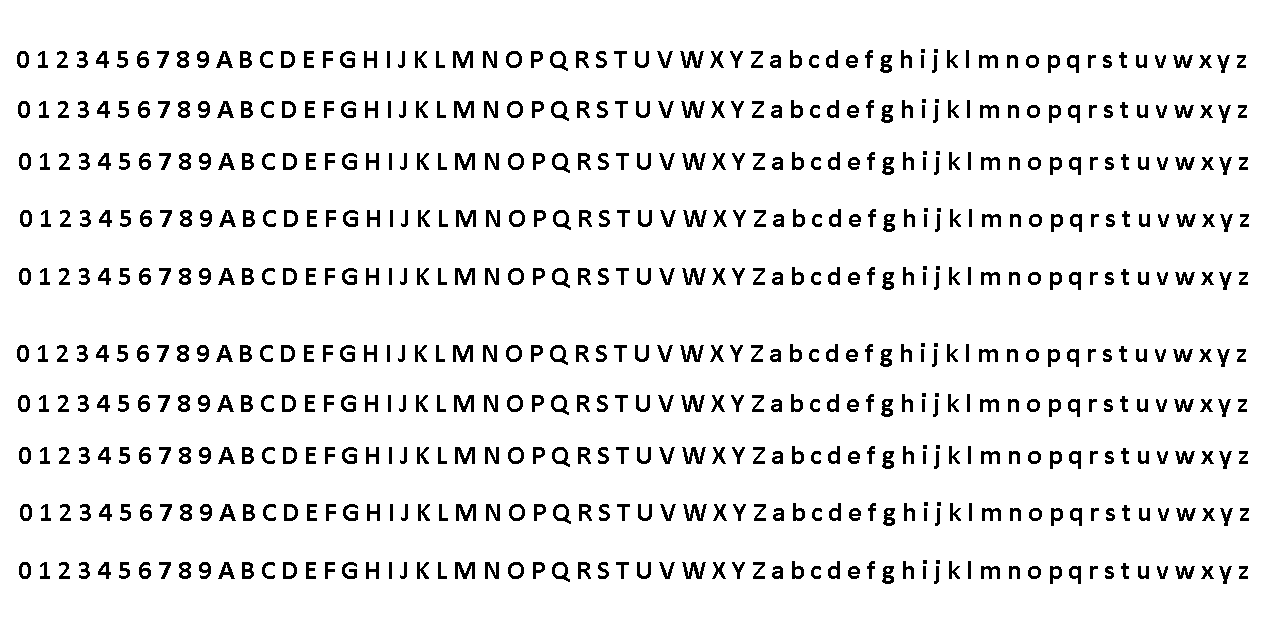
%> input picture Code/Identity/Machine_train.png, 1269 x 623 px
$ octave Main.m   (GNU Octave 9; MATLAB toolbox functions it lacks are replaced by stand-ins)
%> lines starting %> are read from the running program, lines starting %| are printed output that depends on the picture; in (x1, y1, x2, y2) boxes, pixels count from 0 and x2, y2 are one past the last pixel; in counts of white or black regions, pixels touching at a corner belong together; the program's own positions count from 1
%> further down, I is the input picture: size 623x1269x3 uint8; 91.7% white; 640 black regions (20 under 20 px), largest, box (x1, y1, x2, y2) and area: (453, 51, 473, 68) 204, (454, 101, 474, 118) 204, (455, 153, 475, 170) 204
### Code/Identity/edu_imgpreprocess.m
function [img ,num, space]= edu_imgpreprocess(I)

Igray = rgb2gray(I);

Ibw = im2bw(Igray,graythresh(Igray));

Iedge = edge(uint8(Ibw));
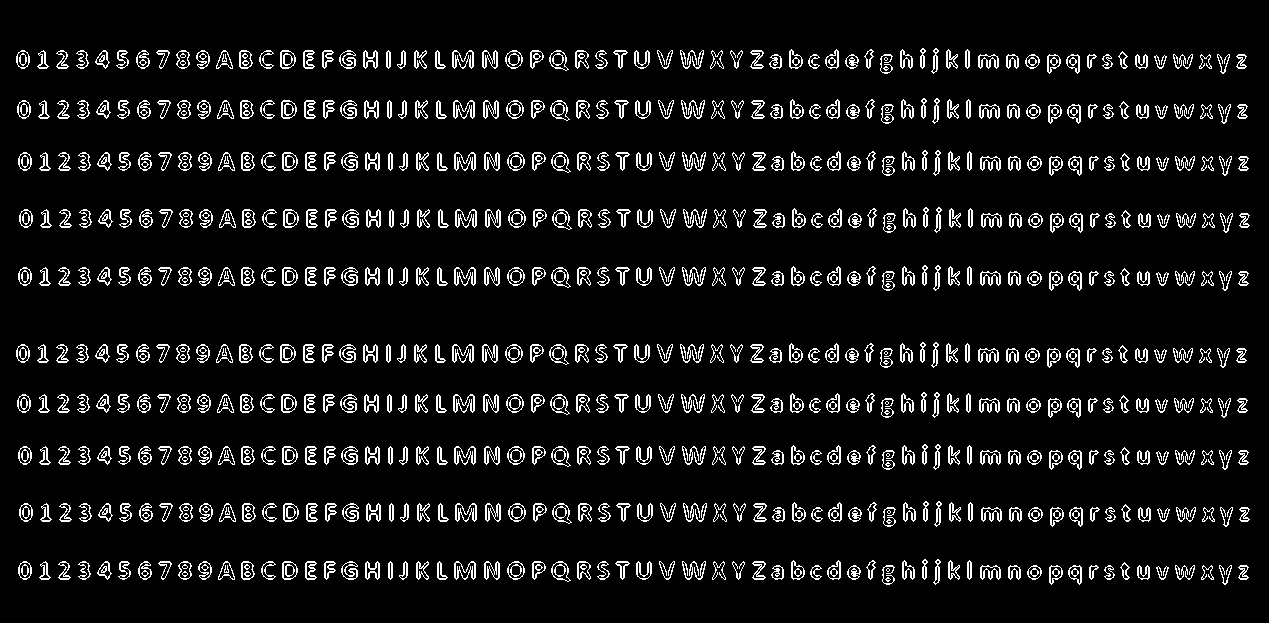
%> Iedge: size 623x1269 logical; 7.8% white in thin lines or dots, all inside (x1, y1, x2, y2) = (16, 48, 1250, 585)

se = strel('square',3);

Iedge2 = imdilate(Iedge, se);
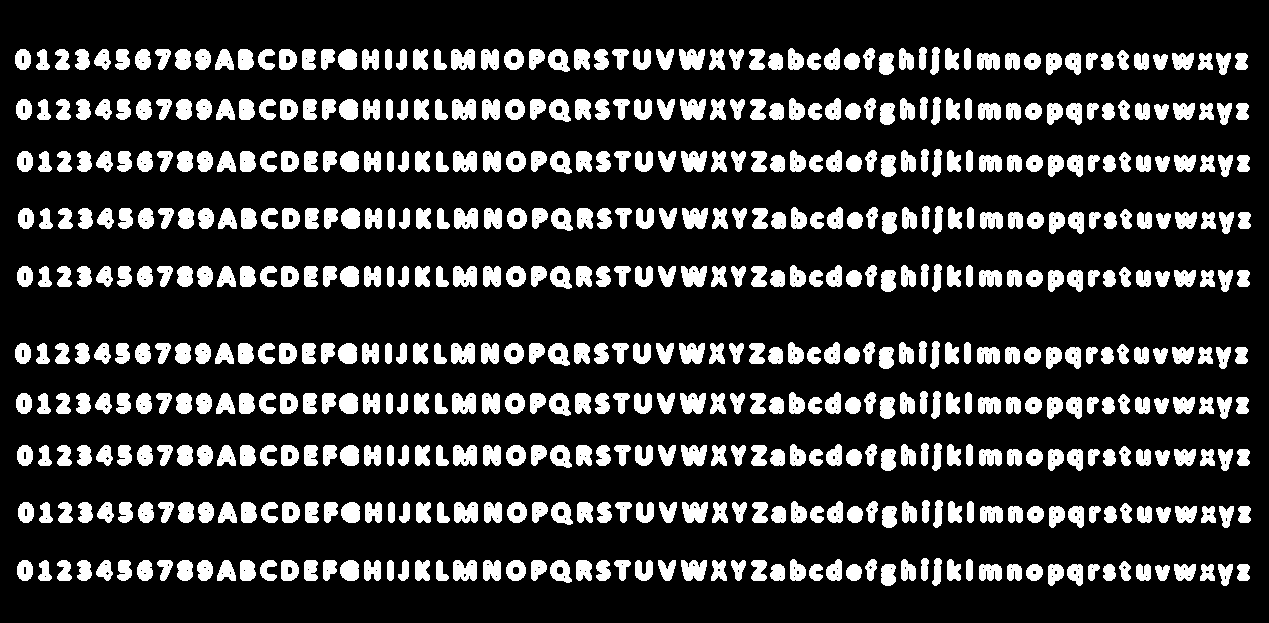
%> Iedge2: size 623x1269 logical; 18.9% white; 620 white regions, largest, box (x1, y1, x2, y2) and area: (679, 49, 705, 70) 425, (680, 99, 706, 120) 425, (681, 151, 707, 172) 425

Ifill = imfill(Iedge2,'holes');
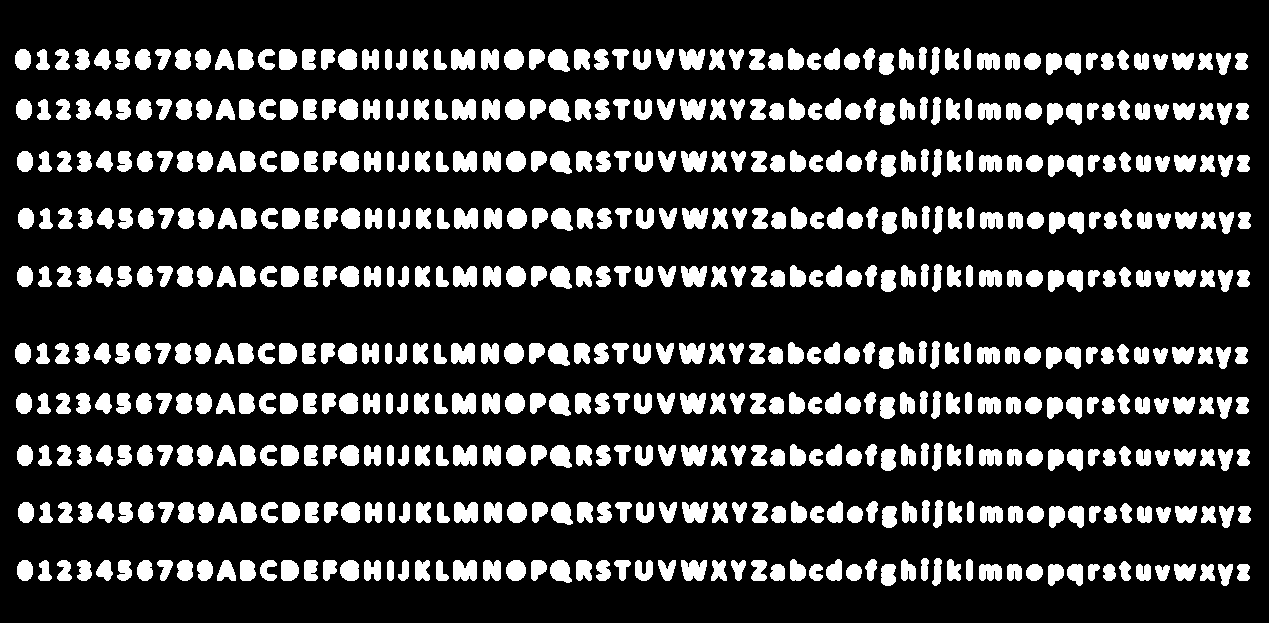
%> Ifill: size 623x1269 logical; 19.2% white; 620 white regions

[Ilabel num] = bwlabel(Ifill);
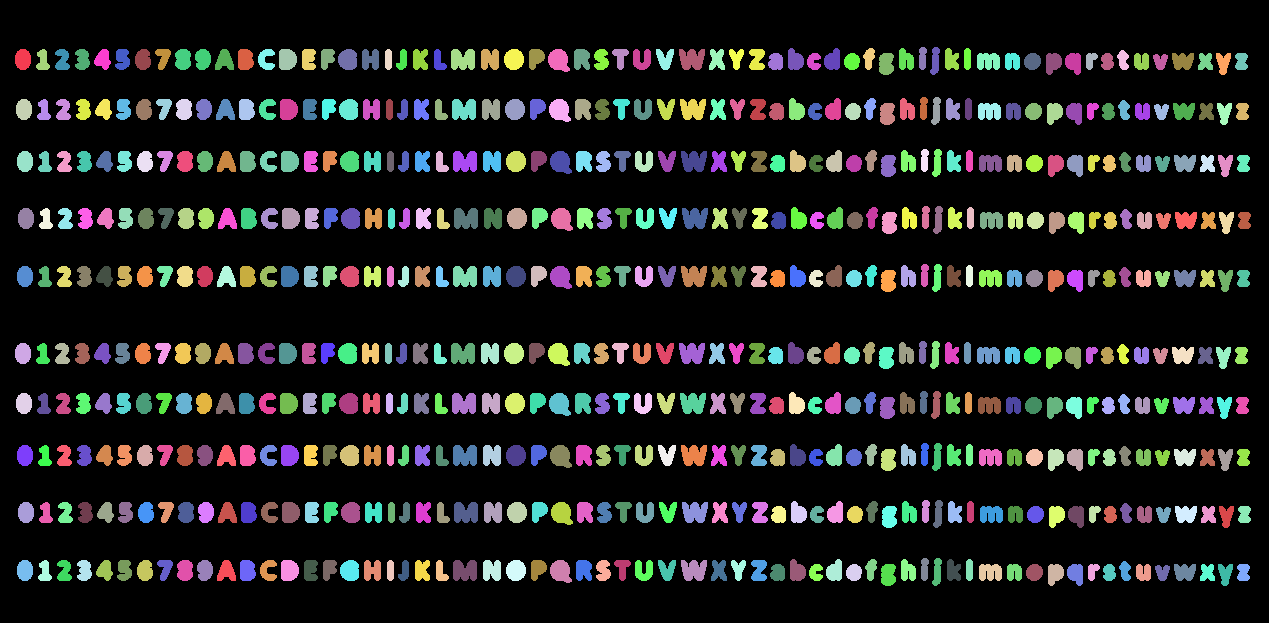
%> Ilabel: size 623x1269 double; 621 distinct labels, from 0 to 620; one colour per label, 0 black
%> num = 620

Iprops = regionprops(Ilabel);
%> Iprops = 620 regions; largest, box (x1, y1, x2, y2), Area and Centroid: (451, 49, 475, 70) 432 [463.5 60.3], (451, 343, 475, 364) 432 [463.5 354.3], (452, 99, 476, 120) 432 [464.5 110.3], (452, 393, 476, 414) 432 [464.5 404.3], (453, 151, 477, 172) 432 [465.5 162.3]

Ibox = [Iprops.BoundingBox];
%> Ibox = 2480 values, max 1238.5 at index 2473, min 7 at index 723, mean 244.2
Ibox = reshape(Ibox,[4 num]);
%> Ibox = 620 columns, first 8: [15.5 15.5 16.5 16.5 17.5 17.5 17.5 17.5; 49.5 343.5 99.5 393.5 151.5 266.5 445.5 560.5; 16 16 16 16 16 16 16 16; 21 21 21 21 21 21 21 21]

Ic = [Iprops.Centroid];
%> Ic = 1240 values, max 1245 at index 1237, min 23.5 at index 1, mean 479.2
Ic = reshape(Ic,[2 num]);
%> Ic = 620 columns, first 8: [23.5 23.5 24.5 24.5 25.5 25.5 25.5 25.5; 60 354 110 404 162 277 456 571]
Ic = Ic';
%> Ic = 620 rows, first 12: [23.5 60; 23.5 354; 24.5 110; 24.5 404; 25.5 162; 25.5 277; 25.5 456; 25.5 571; 26.5 219; 26.5 513; 43.39 61.18; 43.39 355.2]
Ic(:,3) = (mean(Ic.^2,2)).^(1/2);
Ic(:,4) = 1:num;

% Extra lines compare to example2 to extract all the components into an
% cell array
Ic2 = sortrows(Ic,2);
%> Ic2 = 620 rows, first 8: [621 57.67 441 291; 163.7 58.11 122.8 71; 737 58.46 522.8 341; 536.3 58.49 381.4 251; 327.6 58.53 235.3 151; 869.7 58.73 616.3 411; 923.2 58.75 654.1 441; 665.6 59.28 472.5 311]

for cnt = 1:10
    Ic2((cnt-1)*(num/10)+1:cnt*(num/10),:) = sortrows(Ic2((cnt-1)*(num/10)+1:cnt*(num/10),:),4);
end
%> after the loop, Ic2 = 620 rows, first 8: [23.5 60 45.56 1; 43.39 61.18 53.03 11; 63.06 60.58 61.83 21; 83.06 60.1 72.49 31; 103.5 60 84.62 41; 123 59.8 96.72 51; 143.5 60.14 110.1 61; 163.7 58.11 122.8 71]

space=Ic2((num/10),1)-Ic2(1,1);
%> space = 1218.5
space=space/((num/10)-1);
%> space = 19.98

Ic3 = Ic2(:,1:2);
%> Ic3 = 620 rows, first 12: [23.5 60; 43.39 61.18; 63.06 60.58; 83.06 60.1; 103.5 60; 123 59.8; 143.5 60.14; 163.7 58.11; 183.6 59.94; 203.5 59.85; 225.1 61.14; 245.8 60.14]
ind = Ic2(:,4);
%> ind = 620 values, max 620 at index 558, min 1 at index 1, mean 310.5

for cnt = 1:num
    img{cnt} = imcrop(Ibw,Ibox(:,ind(cnt))); %Ibw OR Ifill
end
%> after the loop, img = 620 items

### Code/Identity/Main.m
%% Character Recognition Example (III):Training a Simple NN for
%% classification

%% Read the image
I = imread('Machine_train.png');
%I=imread('Hand_train.png');

%% Image Preprocessing
[img ,num,space]= edu_imgpreprocess(I);
%> img = 620 items; num = 620; space = 19.98
for cnt = 1:num
%> (the run ends here)
